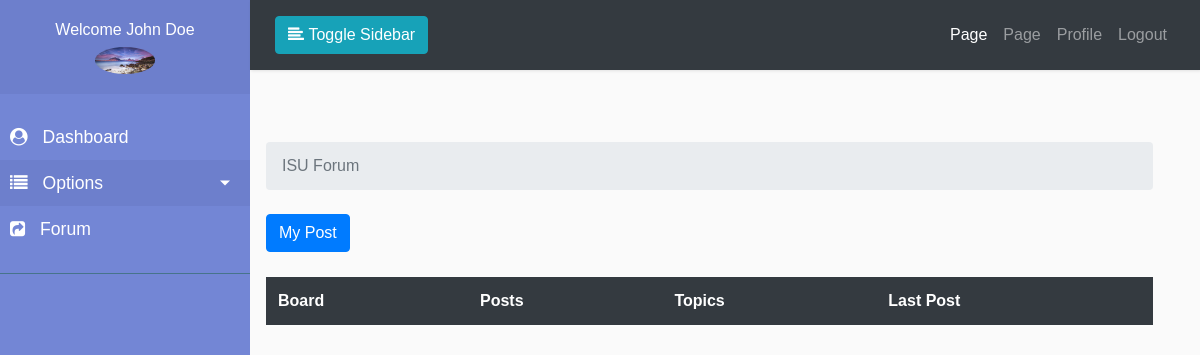
/forum/ (signed in), run on an earlier commit of the app's database.
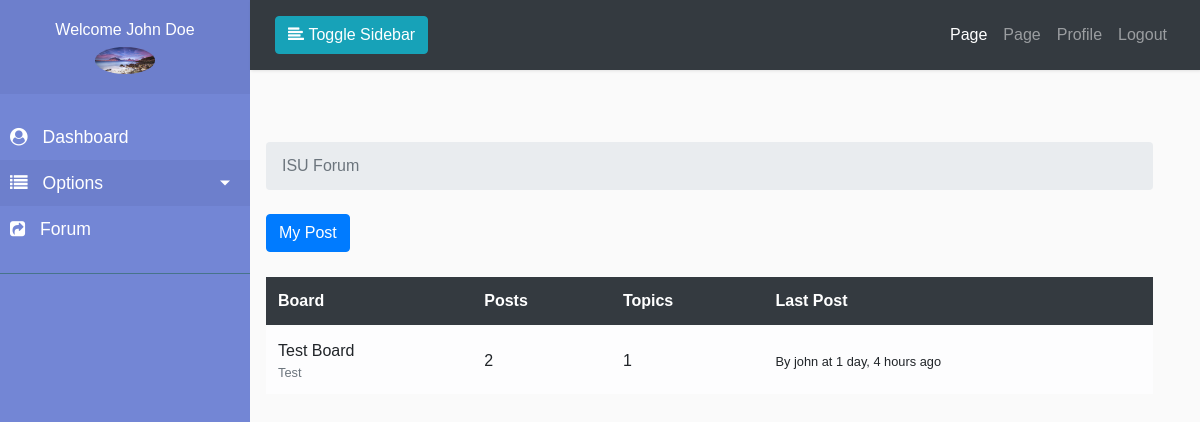
And on a later commit of the database.
### boards/models.py (models this page shows, shortened)
class Board(models.Model):
    name = models.CharField(max_length=50, unique=True)
    description = models.CharField(max_length=100)
    def get_posts_count(self):
        return Post.objects.filter(topic__board=self).count()
    def get_last_post(self):
        return Post.objects.filter(topic__board=self).order_by('-created_at').first()

class Post(models.Model):
    message = models.TextField(max_length=4000)
    topic = models.ForeignKey(
        Topic, related_name='posts', on_delete=models.CASCADE)
    created_at = models.DateTimeField(auto_now_add=True)
    updated_at = models.DateTimeField(null=True)
    created_by = models.ForeignKey(
        User, related_name='posts', on_delete=models.CASCADE)
    updated_by = models.ForeignKey(
        User, null=True, related_name='+', on_delete=models.CASCADE)

### boards/views.py (the view)
# urls.py: path('', views.home, name='home'),
def home(request):
    boards = Board.objects.all()
    context = {
        'title': 'ISU Forum',
        'boards': boards
    }
    return render(request, 'boards/home.html', context)

### pages/context_processor.py (called while the page is built)
def slider(request):
    all_slider = SliderImage.objects.all()
    return {'all_slider': all_slider}

### templates/boards/home.html (shortened to what this page needs)
{% extends "dash_base.html" %}
{% load humanize %}
{% block sidebar %}
{% if user.user_profile.user_type == '0'  %}
{% include 'partials/teacher/_sidebar.html' %}
{% elif user.user_profile.user_type == '1' %}
{% include 'partials/student/_sidebar.html' %}
{% endif %}
{% endblock sidebar %}
    {% block breadcrumb %}
      <li class="breadcrumb-item active">{{title}}</li>
    {% endblock breadcrumb %}
        {% block maincontent %}
            <div class="row">
              <div class="col-md-12">
                <a href="{% url 'boards:my_posts' %}" class="btn btn-primary btn-md">My Post</a>
                <br>
                <br>
                <table class="table table-light">
            <thead class="table-dark">
                <tr>
                    <th>Board</th>
                    <th>Posts</th>
                    <th>Topics</th>
                    <th>Last Post</th>
                </tr>
            </thead>
            <tbody>
                {% for board in boards %}
                <tr>
                    <td>
                        <a href="{% url 'boards:board_topics' board.pk %}">{{ board.name }}</a>
                        <small class="text-muted d-block">{{ board.description }}</small>
                    </td>
                    <td class="align-middle">
                     {{ board.get_posts_count }}
                   </td>
                   <td class="align-middle">
                     {{ board.topics.count }}
                   </td>
                   <td class="align-middle">
                    {% with post=board.get_last_post %}
                      {% if post %}
                      <small>
                        <a href="{% url 'boards:topic_posts' board.pk post.topic.pk %}">
                          By {{ post.created_by.username }} at {{ post.created_at|naturaltime }}
                        </a>
                      </small>
                      {% else %}
                      <small class="text-muted">
                          <em>No posts yet.</em>
                      </small>
                      {% endif %}
                     {% endwith %}
                   </td>
                </tr>
              {% endfor %}
            </tbody>
        </table>
              </div>
            </div>
        {% endblock maincontent %}

What changed in the data, as far as the page shows it:
added Board: name "Test Board", description "Test", get_posts_count "2", topics.count "1", get_last_post.created_by.username "john", get_last_post.created_at "1 day, 4 hours ago"
